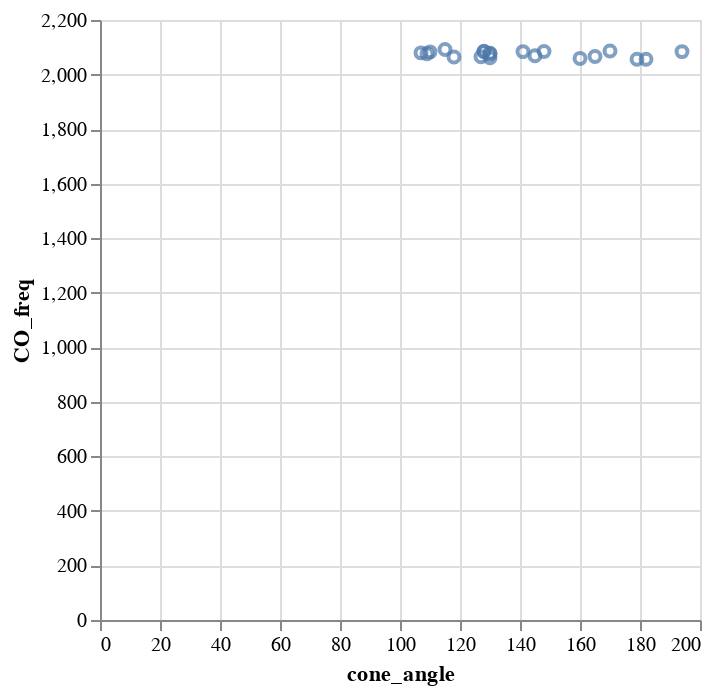

Write notebook code for a chart like this one.
### Markdown cell above
This returns only a dot because no indication has been given how to represent the information. This final piece of information is known as the **encoding** or **encoding channel** and is assigned using the `encode()` method. In the example below, the cone angle is encoded or represented by the location on the *x*-axis using the `x=` parameter and carbonyl (i.e., M-C$\equiv$O) stretching frequency by the position on the *y*-axis using the `y=` parameter. Because the `Chart` object already has the DataFrame name, the `x=` and `y=` arguments only need the DataFrame column names.

### Code cell
alt.Chart(ligands).mark_point().encode(
    x='cone_angle',
    y='CO_freq')

### Figure 1 — Vega-Lite specification as saved in the notebook (floating-point values rounded to 4 significant figures)
{"config": {"view": {"continuousWidth": 300, "continuousHeight": 300}}, "data": {"name": "data-46b0081d3582b48eb4c5c79d5e5902b1"}, "mark": {"type": "point"}, "encoding": {"x": {"field": "cone_angle", "type": "quantitative"}, "y": {"field": "CO_freq", "type": "quantitative"}}, "$schema": "https://vega.github.io/schema/vega-lite/v5.20.1.json", "datasets": {"data-46b0081d3582b48eb4c5c79d5e5902b1": [{"ligand": "P(OMe)3", "dH": -26.4, "cone_angle": 107, "CO_freq": 2080.0, "type": "P(OR)3"}, {"ligand": "P(OCH2CH2Cl)3", "dH": -26.4, "cone_angle": 110, "CO_freq": 2083.0, "type": "P(OR)3"}, {"ligand": "PMe3", "dH": -26.2, "cone_angle": 118, "CO_freq": 2064.0, "type": "PR3"}, {"ligand": "P(OEt)3", "dH": -25.2, "cone_angle": 109, "CO_freq": 2076.0, "type": "P(OR)3"}, {"ligand": "PMe2Ph", "dH": -25.0, "cone_angle": 127, "CO_freq": 2065.0, "type": "PR3"}, {"ligand": "P(O-iPr)3", "dH": -24.9, "cone_angle": 130, "CO_freq": 2076.0, "type": "P(OR)3"}, {"ligand": "PEt3", "dH": -24.3, "cone_angle": 130, "CO_freq": 2062.0, "type": "PR3"}, {"ligand": "PBn3", "dH": -23.2, "cone_angle": 165, "CO_freq": 2066.0, "type": "PR3"}, {"ligand": "P(OPh)3", "dH": -21.4, "cone_angle": 128, "CO_freq": 2085.0, "type": "P(OR)3"}, {"ligand": "P(O-p-PhOCH3)3", "dH": -21.3, "cone_angle": 128, "CO_freq": 2084.0, "type": "P(OR)3"}, {"ligand": "PPh3", "dH": -19.5, "cone_angle": 145, "CO_freq": 2069.0, "type": "PR3"}, {"ligand": "P(OCH2CCI3)3", "dH": -19.4, "cone_angle": 115, "CO_freq": 2092.0, "type": "P(OR)3"}, {"ligand": "P(O-o-PhMe)3", "dH": -19.3, "cone_angle": 141, "CO_freq": 2084.0, "type": "P(OR)3"}, {"ligand": "P(CH2CH2CN)3", "dH": -17.6, "cone_angle": 130, "CO_freq": 2078.0, "type": "PR3"}, {"ligand": "P(O-o-PhiPr)3", "dH": -17.1, "cone_angle": 148, "CO_freq": 2085.0, "type": "P(OR)3"}, {"ligand": "PCy3", "dH": -15.9, "cone_angle": 179, "CO_freq": 2056.0, "type": "PR3"}, {"ligand": "PiPr3", "dH": -12.7, "cone_angle": 160, "CO_freq": 2059.0, "type": "PR3"}, {"ligand": "P(O-o-PhtBu)3", "dH": -9.1, "cone_angle": 170, "CO_freq": 2086.0, "type": "P(OR)3"}, {"ligand": "PtBu3", "dH": -4.8, "cone_angle": 182, "CO_freq": 2056.0, "type": "PR3"}, {"ligand": "P(o-PhMe)3", "dH": -1.9, "cone_angle": 194, "CO_freq": 2084.0, "type": "PR3"}]}}
